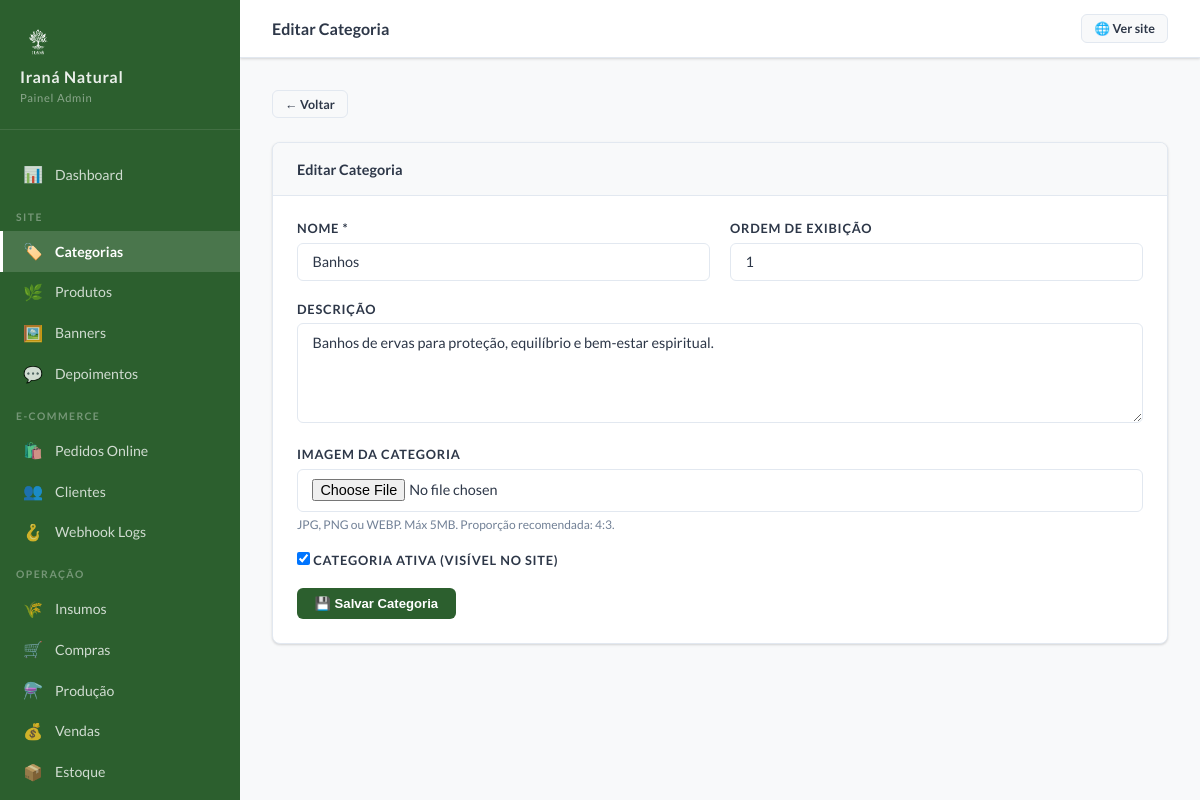
/admin/categorias/2/editar (signed in), run on the app's committed database.
### tables this page shows
CREATE TABLE IF NOT EXISTS `categorias` (
  `id` int unsigned NOT NULL AUTO_INCREMENT,
  `nome` varchar(100) NOT NULL,
  `slug` varchar(110) NOT NULL COMMENT 'URL amigável, único',
  `descricao` text,
  `imagem` varchar(255) DEFAULT NULL COMMENT 'Caminho relativo em uploads/categorias/',
  `ativo` tinyint(1) NOT NULL DEFAULT '1',
  `ordem` smallint NOT NULL DEFAULT '0' COMMENT 'Ordem de exibição no site',
  `criado_em` timestamp NOT NULL DEFAULT CURRENT_TIMESTAMP,
  PRIMARY KEY (`id`),
  UNIQUE KEY `uk_categorias_slug` (`slug`),
  KEY `idx_categorias_ativo_ordem` (`ativo`,`ordem`)
);

### admin/Controllers/AdminController.php (called while the page is built, shortened)
<?php
abstract class AdminController
{
    protected function render(string $view, array $data = []): void
    {
        extract($data);
        $viewFile   = ROOT . "/admin/Views/{$view}.php";
        require $viewFile;
    }
}

### admin/Controllers/CategoriasController.php (called while the page is built, shortened)
<?php
class CategoriasController extends AdminController
{
    private Categoria $model;
    public function __construct() { $this->model = new Categoria(); }
    public function editar(int $id): void
    {
        $categoria = $this->model->findById($id);
        $this->render('categorias/form', compact('categoria', 'flash'));
    }
}

### app/Core/Database.php (called while the page is built, shortened)
<?php
class Database
{
    private static ?PDO $instance = null;
    public static function getInstance(): PDO
    {
        if (self::$instance === null) {
            try {
                $dsn = 'mysql:host=' . DB_HOST . ';dbname=' . DB_NAME . ';charset=' . DB_CHARSET;
                self::$instance = new PDO($dsn, DB_USER, DB_PASS, [
                    PDO::ATTR_ERRMODE            => PDO::ERRMODE_EXCEPTION,
                    PDO::ATTR_DEFAULT_FETCH_MODE => PDO::FETCH_ASSOC,
                    PDO::ATTR_EMULATE_PREPARES   => false,
                ]);
            } catch (PDOException $e) {
                die('Erro de conexão com o banco de dados: ' . $e->getMessage());
            }
        }
        return self::$instance;
    }
}

### app/Core/Model.php (called while the page is built, shortened)
<?php
abstract class Model
{
    protected PDO $db;
    protected string $table;
    public function __construct()
    {
        $this->db = Database::getInstance();
    }
    public function findById(int $id): ?array
    {
        $stmt = $this->db->prepare("SELECT * FROM {$this->table} WHERE id = ?");
        $stmt->execute([$id]);
        $result = $stmt->fetch();
        return $result ?: null;
    }
}

### admin/Views/categorias/form.php (the view, shortened to what this page needs)
<?php use App\Core\Helper;
$pageTitle = $categoria ? 'Editar Categoria' : 'Nova Categoria'; ?>
<div style="display:flex;gap:1rem;margin-bottom:1.5rem">
    <a href="/admin/categorias" class="adm-btn adm-btn-secondary adm-btn-sm">← Voltar</a>
</div>
<div class="adm-card">
    <div class="adm-card-header">
        <span class="adm-card-title"><?= $pageTitle ?></span>
    </div>
    <div class="adm-card-body">
        <form method="POST" action="/admin/categorias/<?= $categoria ? $categoria['id'] . '/editar' : 'nova' ?>" enctype="multipart/form-data">
            <div class="adm-form-grid adm-form-grid-2">
                <div class="adm-form-group">
                    <label>Nome *</label>
                    <input type="text" name="nome" required value="<?= htmlspecialchars($categoria['nome'] ?? '', ENT_QUOTES, 'UTF-8') ?>" placeholder="Ex: Incensos">
                </div>
                <div class="adm-form-group">
                    <label>Ordem de exibição</label>
                    <input type="number" name="ordem" value="<?= $categoria['ordem'] ?? 0 ?>" min="0">
                </div>
            </div>
            <div class="adm-form-group">
                <label>Descrição</label>
                <textarea name="descricao" rows="3" placeholder="Breve descrição da categoria..."><?= htmlspecialchars($categoria['descricao'] ?? '', ENT_QUOTES, 'UTF-8') ?></textarea>
            </div>
            <div class="adm-form-group">
                <label>Imagem da categoria</label>
                <input type="file" name="imagem" accept="image/jpeg,image/png,image/webp">
                <div class="adm-hint">JPG, PNG ou WEBP. Máx 5MB. Proporção recomendada: 4:3.</div>
            </div>
            <div class="adm-form-group">
                <label class="adm-switch">
                    <input type="checkbox" name="ativo" <?= ($categoria['ativo'] ?? 1) ? 'checked' : '' ?>>
                    Categoria ativa (visível no site)
                </label>
            </div>
            <button type="submit" class="adm-btn adm-btn-primary">💾 Salvar Categoria</button>
        </form>
    </div>
</div>

### assets/css/admin.css (style rules this page uses)
:root { --adm-sidebar-w: 240px; --adm-verde: #2C5F2E; --adm-verde-hover: #3a7a3d; --adm-bege: #F5EFE3; --adm-branco: #FFFFFF; --adm-cinza-claro: #F8F9FA; --adm-cinza-borda: #E2E8F0; --adm-texto: #2D3748; --adm-texto-medio: #718096; --adm-sucesso: #38A169; --adm-erro: #E53E3E; --adm-aviso: #D69E2E; --adm-sombra: 0 1px 3px rgba(0,0,0,0.1), 0 1px 2px rgba(0,0,0,0.06); }
*, *::before, *::after { box-sizing: border-box; margin: 0; padding: 0; }
body { font-family: 'Lato', sans-serif; font-size: 14px; color: var(--adm-texto); background: var(--adm-cinza-claro); }
.adm-card { background: var(--adm-branco); border-radius: 8px; box-shadow: var(--adm-sombra); border: 1px solid var(--adm-cinza-borda); margin-bottom: 1.5rem; overflow: hidden; }
.adm-card-header { padding: 1.1rem 1.5rem; border-bottom: 1px solid var(--adm-cinza-borda); display: flex; align-items: center; justify-content: space-between; background: var(--adm-cinza-claro); }
.adm-card-title { font-size: 0.9rem; font-weight: 700; color: var(--adm-texto); }
.adm-card-body { padding: 1.5rem; }
.adm-btn { display: inline-flex; align-items: center; gap: 0.4rem; padding: 0.5rem 1.1rem; border-radius: 6px; font-size: 0.82rem; font-weight: 700; cursor: pointer; border: none; text-decoration: none; transition: all 0.2s; white-space: nowrap; }
.adm-btn-primary { background: var(--adm-verde); color: white; }
.adm-btn-secondary { background: var(--adm-cinza-claro); color: var(--adm-texto); border: 1px solid var(--adm-cinza-borda); }
.adm-btn-sm { padding: 0.35rem 0.75rem; font-size: 0.78rem; }
.adm-form-group { margin-bottom: 1.25rem; }
.adm-form-group label { display: block; font-size: 0.8rem; font-weight: 700; color: var(--adm-texto); margin-bottom: 0.4rem; text-transform: uppercase; letter-spacing: 0.06em; }
.adm-form-group input, .adm-form-group select, .adm-form-group textarea { width: 100%; padding: 0.6rem 0.9rem; border: 1.5px solid var(--adm-cinza-borda); border-radius: 6px; font-family: inherit; font-size: 0.9rem; color: var(--adm-texto); background: var(--adm-branco); transition: border-color 0.2s; outline: none; }
.adm-form-group textarea { min-height: 100px; resize: vertical; }
.adm-form-group .adm-hint { font-size: 0.75rem; color: var(--adm-texto-medio); margin-top: 0.3rem; }
.adm-form-grid { display: grid; gap: 1.25rem; }
.adm-form-grid-2 { grid-template-columns: 1fr 1fr; }
.adm-switch { display: flex; align-items: center; gap: 0.75rem; cursor: pointer; font-size: 0.88rem; }
.adm-switch input { width: auto; }

### data on the page
categorias: nome "Banhos", ordem "1", descricao "Banhos de ervas para proteção, equilíbrio e bem-estar espiritual.", ativo "☑"

### other printed values
APP_NAME "Iraná Natural"
$pageTitle "Editar Categoria"
